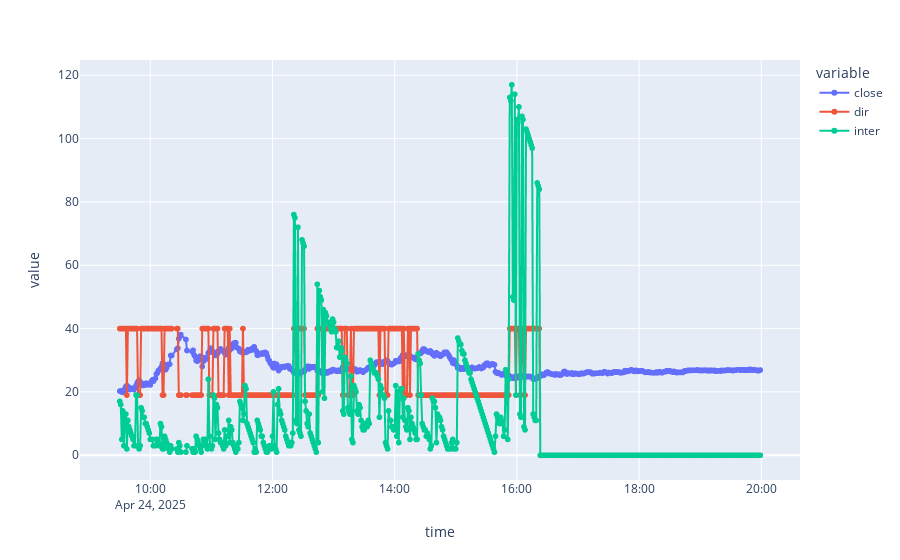

Notebook code for this chart:
### Code cell
import plotly.express as px

fig = px.scatter(df2)
fig.update_traces(mode="lines+markers")
fig.show()

### Figure 1 — Plotly figure (JSON) as saved in the notebook; plotly's stock layout.template omitted (floating-point values rounded to 4 significant figures; data arrays with more than 128 entries replaced by an {"elided": "..."} marker saying what was removed)
{"data": [{"hovertemplate": "variable=close<br>time=%{x}<br>value=%{y}<extra></extra>", "legendgroup": "close", "marker": {"color": "#636efa", "symbol": "circle"}, "mode": "lines+markers", "name": "close", "showlegend": true, "type": "scattergl", "visible": true, "x": {"elided": "618 str values"}, "xaxis": "x", "y": {"elided": "618 float values"}, "yaxis": "y"}, {"hovertemplate": "variable=dir<br>time=%{x}<br>value=%{y}<extra></extra>", "legendgroup": "dir", "marker": {"color": "#EF553B", "symbol": "circle"}, "mode": "lines+markers", "name": "dir", "showlegend": true, "type": "scattergl", "visible": true, "x": {"elided": "618 str values"}, "xaxis": "x", "y": {"elided": "618 int values"}, "yaxis": "y"}, {"hovertemplate": "variable=inter<br>time=%{x}<br>value=%{y}<extra></extra>", "legendgroup": "inter", "marker": {"color": "#00cc96", "symbol": "circle"}, "mode": "lines+markers", "name": "inter", "showlegend": true, "type": "scattergl", "visible": true, "x": {"elided": "618 str values"}, "xaxis": "x", "y": {"elided": "618 int values"}, "yaxis": "y"}], "layout": {"autosize": true, "legend": {"title": {"text": "variable"}, "tracegroupgap": 0}, "margin": {"t": 60}, "xaxis": {"anchor": "y", "autorange": true, "domain": [0, 1], "range": ["2025-04-24 08:51:51.0492", "2025-04-24 20:37:08.9508"], "title": {"text": "time"}, "type": "date"}, "yaxis": {"anchor": "x", "autorange": true, "domain": [0, 1], "range": [-9.059, 126.1], "title": {"text": "value"}, "type": "linear"}}}
